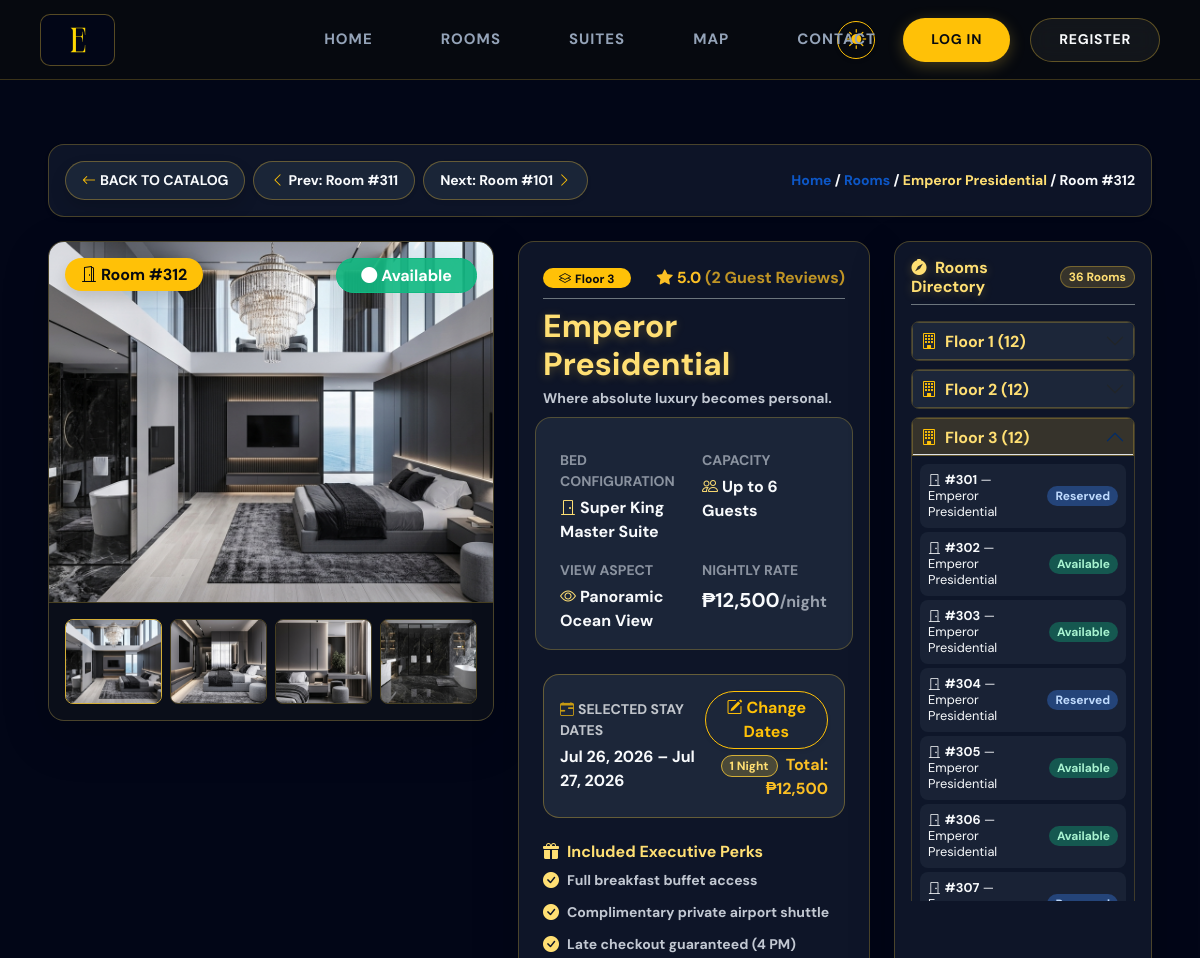
The app's page /public/site/room-detail.php?id=36&check_in=2026-07-26&check_out=2026-07-27 (upper part), older data.
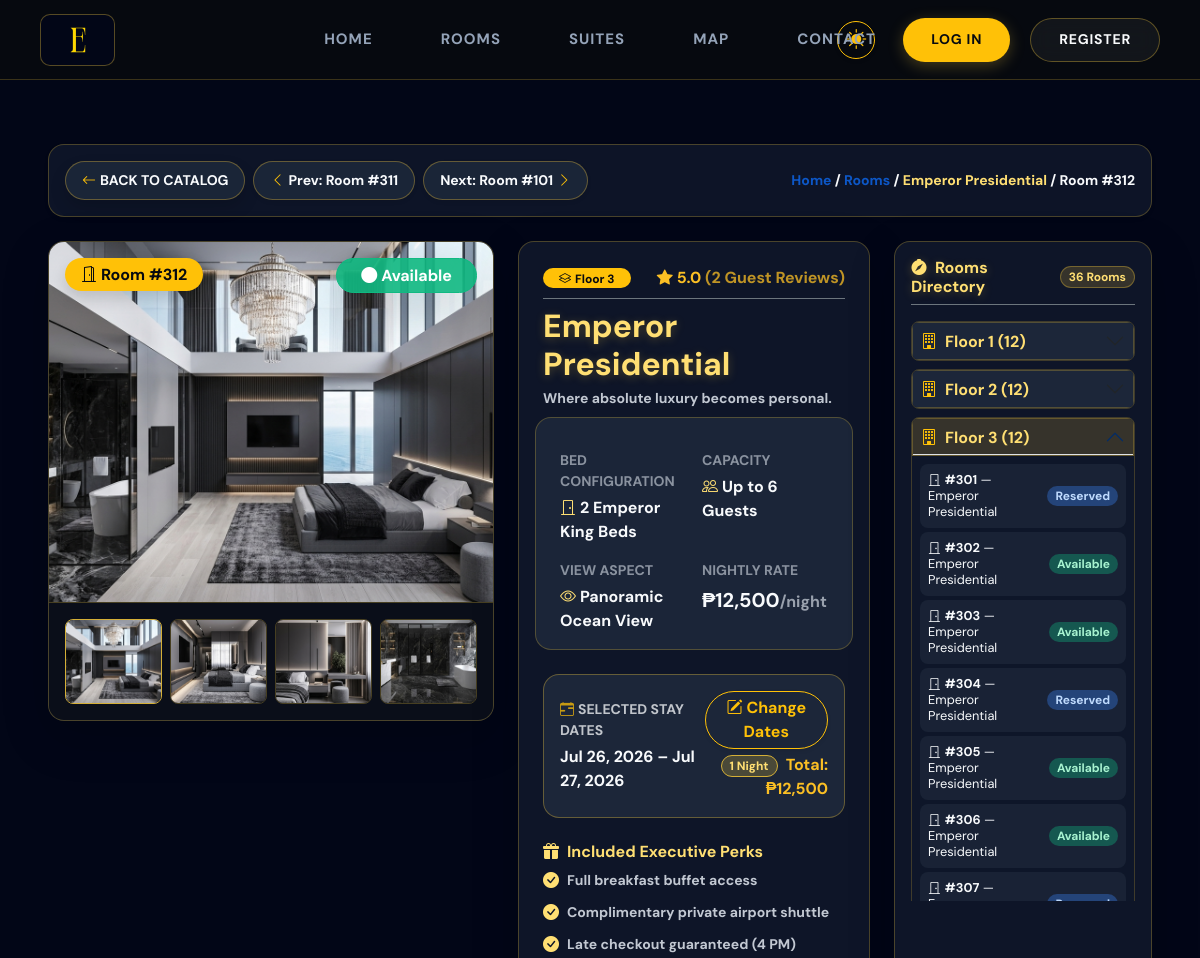
The same page, newer data.
### tables this page shows
CREATE TABLE IF NOT EXISTS rooms (
    room_id INT AUTO_INCREMENT PRIMARY KEY,
    room_number VARCHAR(10) NOT NULL UNIQUE,
    room_type ENUM('Imperial Deluxe', 'Royal Executive', 'Emperor Presidential') NOT NULL,
    floor INT NOT NULL,
    price_per_night DECIMAL(10,2) NOT NULL,
    bed_type VARCHAR(50) DEFAULT 'King Bed',
    max_capacity INT NOT NULL DEFAULT 2,
    view_type VARCHAR(100) DEFAULT 'City View',
    image_url TEXT DEFAULT NULL,
    status ENUM('Available', 'Reserved', 'Occupied', 'Cleaning', 'Maintenance') NOT NULL DEFAULT 'Available',
    created_at TIMESTAMP DEFAULT CURRENT_TIMESTAMP
);

### public/site/room-detail.php (the view, shortened to what the rows shown need)
<?php
require_once __DIR__ . '/../includes/bootstrap.php';
require_once __DIR__ . '/../includes/layout.php';
require_once __DIR__ . '/../includes/room_catalog.php';
$db = Database::connect();
$roomModel = new Room($db);
$reviewModel = new Review($db);
$roomId = isset($_GET['id']) ? (int) $_GET['id'] : 0;
$roomNumber = isset($_GET['room_number']) ? trim((string) $_GET['room_number']) : '';
$room = null;
if ($roomId > 0) {
    $room = $roomModel->find($roomId);
} elseif ($roomNumber !== '') {
    $room = $roomModel->findByNumber($roomNumber);
}
$checkIn = trim((string) ($_GET['check_in'] ?? ''));
$checkOut = trim((string) ($_GET['check_out'] ?? ''));
$dateParams = '';
if (!empty($checkIn) && !empty($checkOut)) {
    $dateParams = '&check_in=' . urlencode($checkIn) . '&check_out=' . urlencode($checkOut);
}
$allRooms = $roomModel->all();
$currentIdx = 0;
foreach ($allRooms as $idx => $r) {
    if ((int)$r['room_id'] === (int)$room['room_id']) {
        $currentIdx = $idx;
        break;
    }
}
$totalRoomCount = count($allRooms);
$prevIdx = ($currentIdx - 1 + $totalRoomCount) % max(1, $totalRoomCount);
$nextIdx = ($currentIdx + 1) % max(1, $totalRoomCount);
$prevRoom = $allRooms[$prevIdx] ?? null;
$nextRoom = $allRooms[$nextIdx] ?? null;
$floorsGrouped = [];
foreach ($allRooms as $r) {
    $fl = (int) ($r['floor'] ?? (substr((string)$r['room_number'], 0, 1) ?: 1));
    $floorsGrouped[$fl][] = $r;
}
ksort($floorsGrouped);
$roomType = $room['room_type'];
$typeCatalog = getRoomCatalogData($room);
$ratingData = $reviewModel->averageRatingForRoom((int) $room['room_id']);
$publicStatus = ($room['status'] === 'Cleaning') ? 'Available' : $room['status'];
$inD = DateTimeImmutable::createFromFormat('!Y-m-d', $checkIn) ?: new DateTimeImmutable('today');
$outD = DateTimeImmutable::createFromFormat('!Y-m-d', $checkOut) ?: (new DateTimeImmutable('today'))->modify('+1 day');
$nights = max(1, (int) round(($outD->getTimestamp() - $inD->getTimestamp()) / 86400));
$totalStayPrice = (float)$room['price_per_night'] * $nights;
?>
<main class="py-5 room-detail-main" style="min-height: 100vh;">
    <div class="container-fluid px-lg-4 px-xl-5 py-3">
        <div class="d-flex flex-wrap align-items-center justify-content-between mb-4 gap-3 p-3 rounded-4 room-detail-nav-bar shadow-sm">
            <div class="d-flex flex-wrap align-items-center gap-2">
                <?php if ($prevRoom): ?>
                    <a href="room-detail.php?id=<?= (int)$prevRoom['room_id'] ?><?= $dateParams ?>" class="btn btn-sm rounded-pill px-3 py-2 font-serif fw-semibold shadow-sm room-nav-btn" title="Go to Room #<?= e($prevRoom['room_number']) ?>">
                        <i class="bi bi-chevron-left me-1 text-warning"></i><span class="room-nav-btn-text">Prev: Room #<?= e($prevRoom['room_number']) ?></span>
                    </a>
                <?php endif; ?>
                <?php if ($nextRoom): ?>
                    <a href="room-detail.php?id=<?= (int)$nextRoom['room_id'] ?><?= $dateParams ?>" class="btn btn-sm rounded-pill px-3 py-2 font-serif fw-semibold shadow-sm room-nav-btn" title="Go to Room #<?= e($nextRoom['room_number']) ?>">
                        <span class="room-nav-btn-text">Next: Room #<?= e($nextRoom['room_number']) ?></span><i class="bi bi-chevron-right ms-1 text-warning"></i>
                    </a>
                <?php endif; ?>
            </div>
            <div class="small fw-semibold font-serif">
                <a href="home.php" class="text-decoration-none opacity-75">Home</a> /
                <a href="rooms.php" class="text-decoration-none opacity-75">Rooms</a> /
                <span style="color: #FFDF73;"><?= e($roomType) ?></span> /
                <span class="fw-bold">Room #<?= e($room['room_number']) ?></span>
            </div>
        </div>
        <div class="row g-3 g-xl-4 mb-5">
            <div class="col-12 col-lg-5 col-xl-5">
                <div class="card rounded-4 overflow-hidden shadow-lg border room-detail-card">
                    <div class="position-relative">
                        <img src="<?= e($typeCatalog['hero']) ?>" id="mainRoomHeroImage" class="card-img-top w-100 object-fit-cover transition-all" style="min-height: 260px; height: 45vh; max-height: 440px;" alt="<?= e($roomType) ?>">
                        <span class="position-absolute top-0 start-0 m-3 badge font-serif fs-6 px-3 py-2 fw-bold rounded-pill shadow" style="background: #ffc107; color: #070A10; box-shadow: 0 4px 15px rgba(255, 193, 7, 0.5);">
                            <i class="bi bi-door-open me-1"></i>Room #<?= e($room['room_number']) ?>
                        </span>
                        <?php
                        $badgeBg = match ($publicStatus) {
                            'Available' => 'background: rgba(16, 185, 129, 0.9); border: 1.5px solid #10B981; color: #FFFFFF;',
                            'Reserved' => 'background: rgba(59, 130, 246, 0.9); border: 1.5px solid #3B82F6; color: #FFFFFF;',
                            'Occupied' => 'background: rgba(245, 158, 11, 0.9); border: 1.5px solid #F59E0B; color: #FFFFFF;',
                            default => 'background: rgba(244, 63, 94, 0.9); border: 1.5px solid #F43F5E; color: #FFFFFF;',
                        };
                        ?>
                        <span class="position-absolute top-0 end-0 m-3 badge fs-6 px-4 py-2 rounded-pill shadow-lg fw-bold" style="<?= $badgeBg ?>">
                            <i class="bi bi-circle-fill me-1 fs-6"></i><?= e($publicStatus) ?>
                        </span>
                    </div>
                </div>
            </div>
            <div class="col-12 col-lg-4 col-xl-4">
                <div class="card rounded-4 p-4 shadow-lg h-100 d-flex flex-column justify-content-between border room-detail-card">
                    <div>
                        <div class="d-flex align-items-center justify-content-between mb-2 pb-2 border-bottom border-secondary">
                            <span class="badge px-3 py-1 rounded-pill font-serif fw-bold floor-badge">
                                <i class="bi bi-layers me-1"></i>Floor <?= e($room['floor']) ?>
                            </span>
                            <div style="color: #FBBF24;" class="fw-bold fs-6">
                                <i class="bi bi-star-fill me-1"></i><?= number_format($ratingData['avg_rating'], 1) ?> <span class="opacity-75 text-xs font-normal">(<?= $ratingData['review_count'] ?> Guest Reviews)</span>
                            </div>
                        </div>
                        <h2 class="font-serif fw-bold mb-1" style="color: #FFDF73; text-shadow: 0 2px 10px rgba(212, 175, 55, 0.3);"><?= e($roomType) ?></h2>
                        <p class="small mb-4 fw-semibold opacity-90"><?= e($typeCatalog['tagline']) ?></p>
                        <div class="row row-cols-2 g-3 p-3 rounded-4 mb-4 border room-detail-specs-box">
                            <div class="col">
                                <small class="text-light opacity-75 text-xs text-uppercase d-block fw-bold tracking-wider mb-1">Bed Configuration</small>
                                <span class="fw-bold text-white"><i class="bi bi-door-closed me-1" style="color: #FFDF73;"></i><?= e($room['bed_type'] ?? 'King Bed') ?></span>
                            </div>
                            <div class="col">
                                <small class="text-light opacity-75 text-xs text-uppercase d-block fw-bold tracking-wider mb-1">Capacity</small>
                                <span class="fw-bold text-white"><i class="bi bi-people me-1" style="color: #FFDF73;"></i>Up to <?= e($room['max_capacity'] ?? 2) ?> Guests</span>
                            </div>
                            <div class="col">
                                <small class="text-light opacity-75 text-xs text-uppercase d-block fw-bold tracking-wider mb-1">View Aspect</small>
                                <span class="fw-bold text-white"><i class="bi bi-eye me-1" style="color: #FFDF73;"></i><?= e($room['view_type'] ?? 'City View') ?></span>
                            </div>
                            <div class="col">
                                <small class="text-light opacity-75 text-xs text-uppercase d-block fw-bold tracking-wider mb-1">Nightly Rate</small>
                                <span class="fw-bold fs-5" style="color: #FBBF24;">₱<?= number_format((float)$room['price_per_night']) ?><span class="fs-6 text-light opacity-75 font-normal">/night</span></span>
                            </div>
                        </div>
                        <div class="p-3 rounded-4 mb-4 border transition-all room-stay-dates-banner">
                            <div class="d-flex align-items-center justify-content-between">
                                <div class="text-end">
                                    <div>
                                        <span class="badge rounded-pill px-2 py-1 text-xs fw-bold" style="background: rgba(212, 175, 55, 0.25); color: #FFDF73; border: 1px solid #D4AF37;"><?= $nights ?> Night<?= $nights > 1 ? 's' : '' ?></span>
                                        <span class="text-xs fw-bold ms-1" style="color: #FBBF24;">Total: ₱<?= number_format($totalStayPrice) ?></span>
                                    </div>
                                </div>
                            </div>
                        </div>
                        <div class="mb-4">
                            <h6 class="font-serif mb-2 fw-bold" style="color: #FFDF73;"><i class="bi bi-gift-fill me-2"></i>Included Executive Perks</h6>
                            <ul class="list-unstyled mb-0 small">
                            </ul>
                        </div>
                    </div>
                </div>
            </div>
            <div class="col-12 col-lg-3 col-xl-3">
                <div class="card rounded-4 p-3 shadow-lg border h-100 d-flex flex-column room-detail-sidebar">
                    <div class="accordion accordion-flush custom-scrollbar flex-grow-1" id="floorsSidebarAccordion" style="max-height: 580px; overflow-y: auto;">
                        <?php foreach ($floorsGrouped as $flNum => $fRooms):
                            $accId = "sbFloorCollapse" . $flNum;
                            $headId = "sbFloorHeading" . $flNum;
                            $isFlActive = ((int)$room['floor'] === (int)$flNum);
                        ?>
                            <div class="accordion-item bg-transparent border-secondary mb-2 rounded-3 overflow-hidden" style="border: 1px solid rgba(212, 175, 55, 0.25) !important;">
                                <h2 class="accordion-header" id="<?= $headId ?>">
                                    <button class="accordion-button <?= $isFlActive ? '' : 'collapsed' ?> font-serif fw-bold text-xs p-2" type="button" data-bs-toggle="collapse" data-bs-target="#<?= $accId ?>" aria-expanded="<?= $isFlActive ? 'true' : 'false' ?>" aria-controls="<?= $accId ?>">
                                        <i class="bi bi-building text-warning me-2"></i>Floor <?= $flNum ?> (<?= count($fRooms) ?>)
                                    </button>
                                </h2>
                                <div id="<?= $accId ?>" class="accordion-collapse collapse <?= $isFlActive ? 'show' : '' ?>" aria-labelledby="<?= $headId ?>" data-bs-parent="#floorsSidebarAccordion">
                                    <div class="accordion-body p-2 bg-transparent">
                                        <div class="list-group list-group-flush">
                                            <?php foreach ($fRooms as $fRoom):
                                                $isCurrent = (int)$fRoom['room_id'] === (int)$room['room_id'];
                                                $fStatusDisplay = ($fRoom['status'] === 'Cleaning') ? 'Available' : $fRoom['status'];
                                                $fBadgeStyle = match ($fStatusDisplay) {
                                                    'Available' => 'background: rgba(16, 185, 129, 0.35); color: #A7F3D0;',
                                                    'Reserved' => 'background: rgba(59, 130, 246, 0.35); color: #BFDBFE;',
                                                    'Occupied' => 'background: rgba(245, 158, 11, 0.35); color: #FDE68A;',
                                                    default => 'background: rgba(148, 163, 184, 0.3); color: #F1F5F9;',
                                                };
                                            ?>
                                                <a href="room-detail.php?id=<?= (int)$fRoom['room_id'] ?><?= $dateParams ?>"
                                                   class="list-group-item list-group-item-action rounded-3 p-2 mb-1 border-0 d-flex align-items-center justify-content-between text-xs transition-all <?= $isCurrent ? 'fw-bold shadow' : '' ?>"
                                                   style="<?= $isCurrent ? 'background: #ffc107; color: #070A10;' : 'background: rgba(30, 41, 59, 0.6); color: #F8FAFC;' ?>">
                                                    <div class="me-2 text-wrap" style="line-height: 1.25; font-size: 0.8rem;">
                                                        <i class="bi bi-door-closed me-1"></i><strong>#<?= e($fRoom['room_number']) ?></strong> &mdash; <span><?= e($fRoom['room_type']) ?></span>
                                                    </div>
                                                    <span class="badge text-xs px-2 py-1 rounded-pill fw-bold flex-shrink-0" style="<?= $fBadgeStyle ?>"><?= $fStatusDisplay ?></span>
                                                </a>
                                            <?php endforeach; ?>
                                        </div>
                                    </div>
                                </div>
                            </div>
                        <?php endforeach; ?>
                    </div>
                </div>
            </div>
        </div>
</main>
</body>
</html>

Row changes from the older to the newer data that the page shows:
changed rooms "Panoramic Ocean View": bed_type "Super King Master Suite" → "2 Emperor King Beds"
